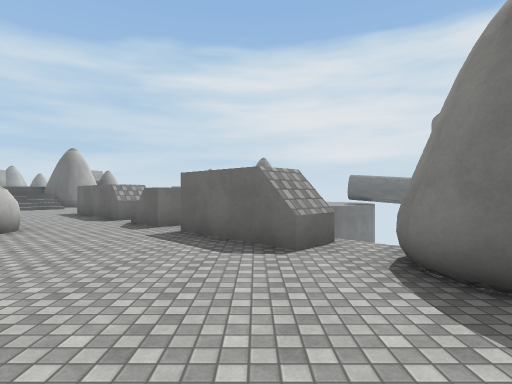
View 1 (above)

17 first-person views from a walk through a 3-D level made in the Unity game engine. The camera is 1.5 m above the floor, looks level and sees 80° across. The floor is counted in squares, 2 m on a side. Each view is taken from the middle of a square. On the plan, view 1 faces up. The plan holds only what a view shows up to about 10 squares ahead; the rest is blank. The place goes on beyond the plan. Surface patterns are stand-ins for the level's own textures.

View 2
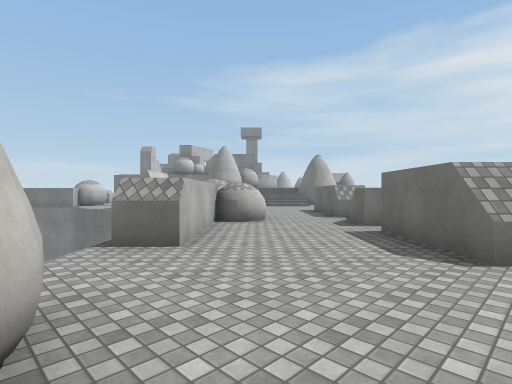

View 3
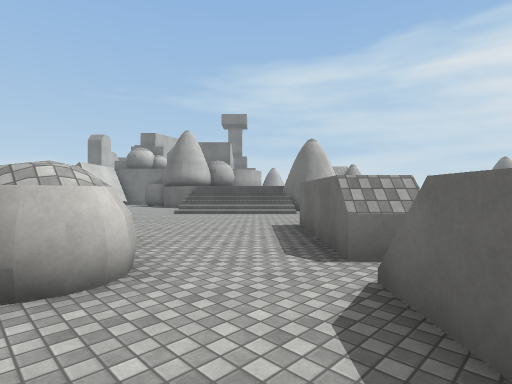

View 4
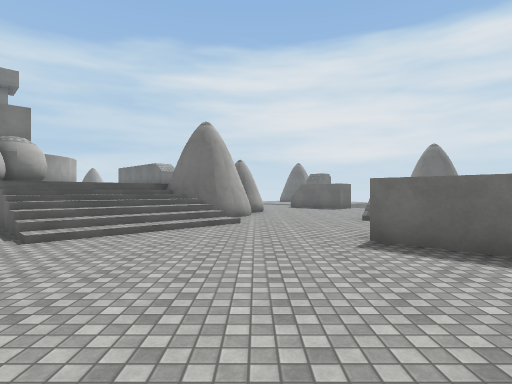

View 5
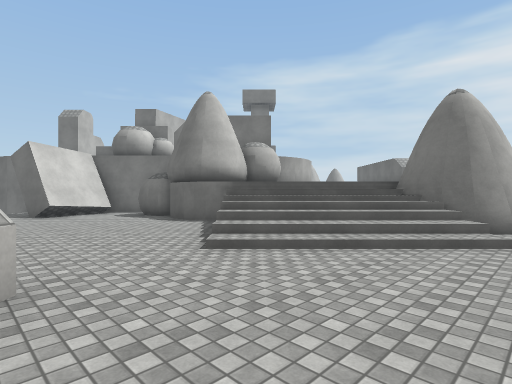

View 6
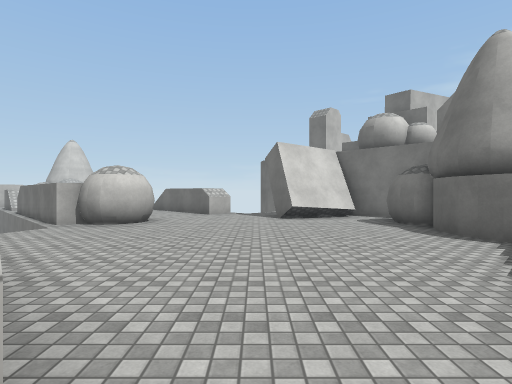

View 7
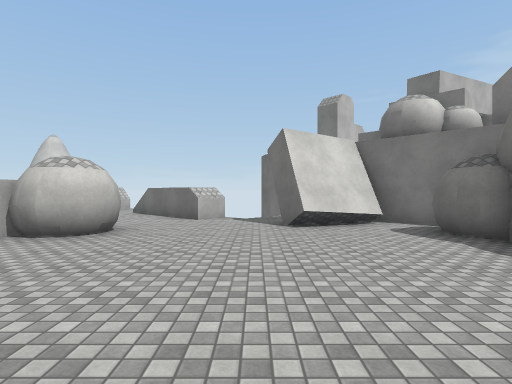

View 8
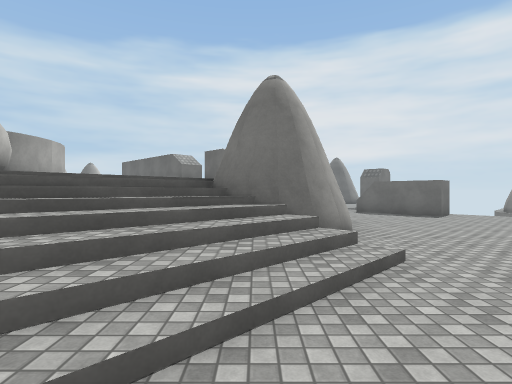

View 9
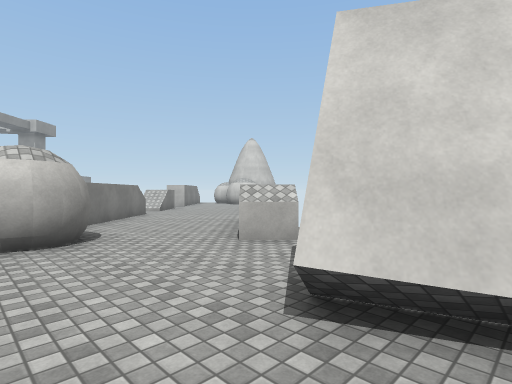

View 10
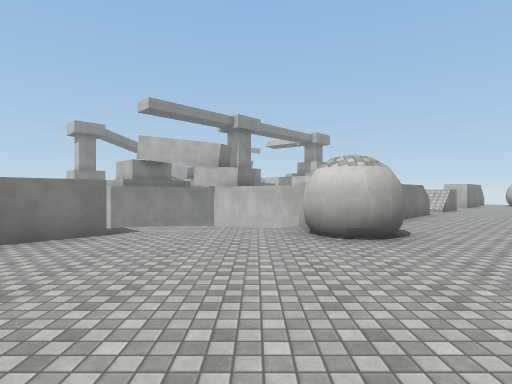

View 11
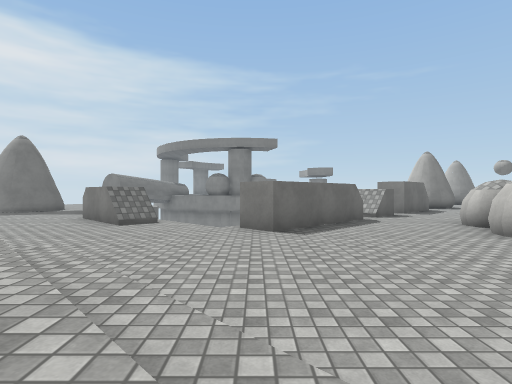

View 12
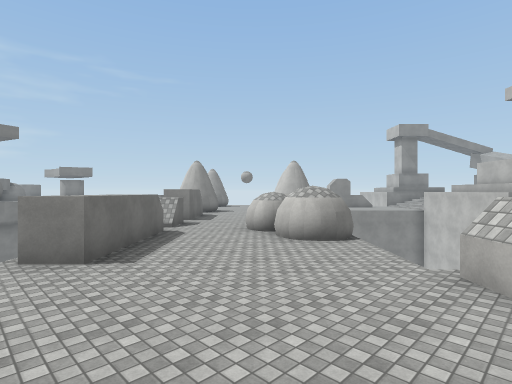

View 13
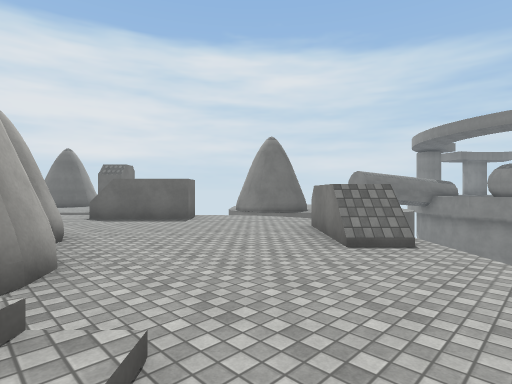

View 14
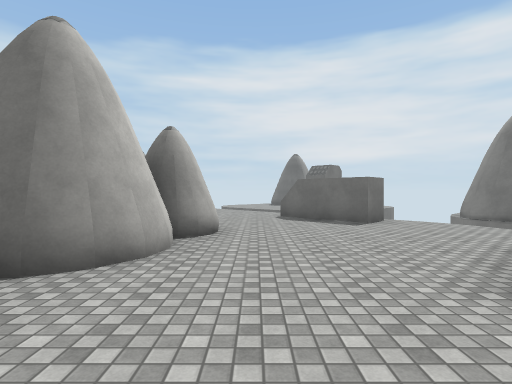

View 15
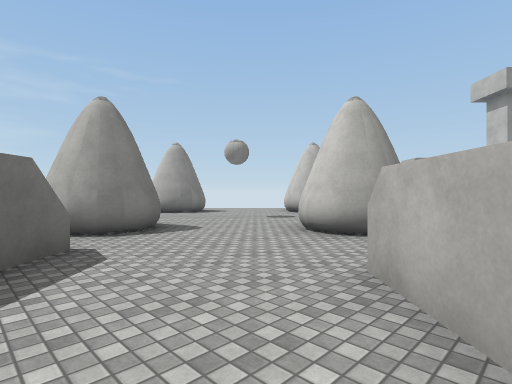

View 16
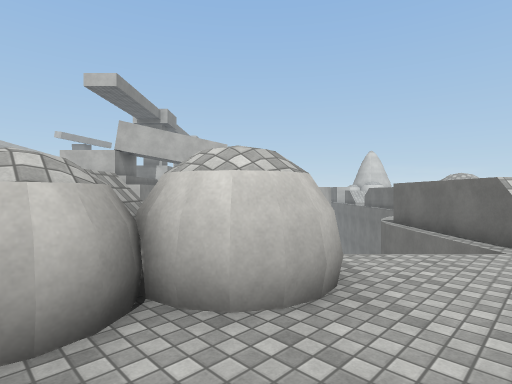

View 17
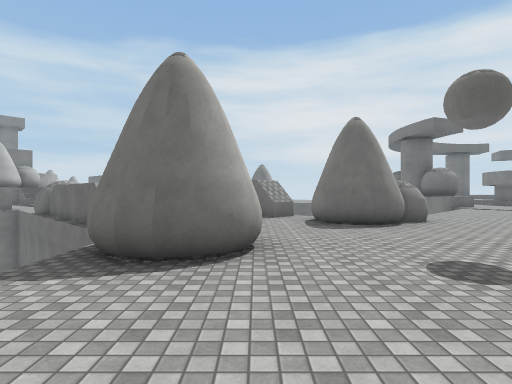

### Floor plan
Key: @ floor where view 1 was taken; # wall or solid block; . main floor; : floor 4.25 m higher than the main floor; / step, stairs or slope; = window, fence, low wall or low ledge; v drop or lower ground; B bush.
Columns run from 21 left of view 1 to 6 right of it. Each row starts with its distance up from view 1.
 22              ...
 21              ..##
 20              ...##
 19      #       ......
 18      ##     ##......
 17      ##     ##......
 16       #    ##.....#
 15  B#   #  //##....
 14  #:v  #  ////.../=
 13 #:/####. ////....
 12  /......////....
 11  v#......//....##
 10  /#............##
  9  ...............###
  8 #.........##.....#=
  7 #........###...... ##
  6 ...##...###  .##B...#
  5 ...##....     ##B...###
  4 ...##          ##....###  ..
  3 ..##            ##.....###..
  2 .##              ##....##...
  1 ##                .........
  0                    ##@.....
 -1                    ###....
 -2                    ......
 -3                    .....
 -4                     ...
 -5                      .

Positions as (right, up) in squares from view 1, and headings:
1: (0, 0), facing up
2: (1, 0), facing up-left
3: (-2, 5), facing up-left
4: (-8, 6), facing up
5: (-8, 8), facing up-left
6: (-10, 9), facing left
7: (-12, 9), facing left
8: (-10, 10), facing up
9: (-17, 11), facing down-left
10: (-16, 11), facing down
11: (-12, 11), facing right
12: (-11, 12), facing down-right
13: (-9, 12), facing up-right
14: (-7, 12), facing up
15: (-4, 5), facing down-right
16: (-5, 8), facing down-left
17: (0, -5), facing up
